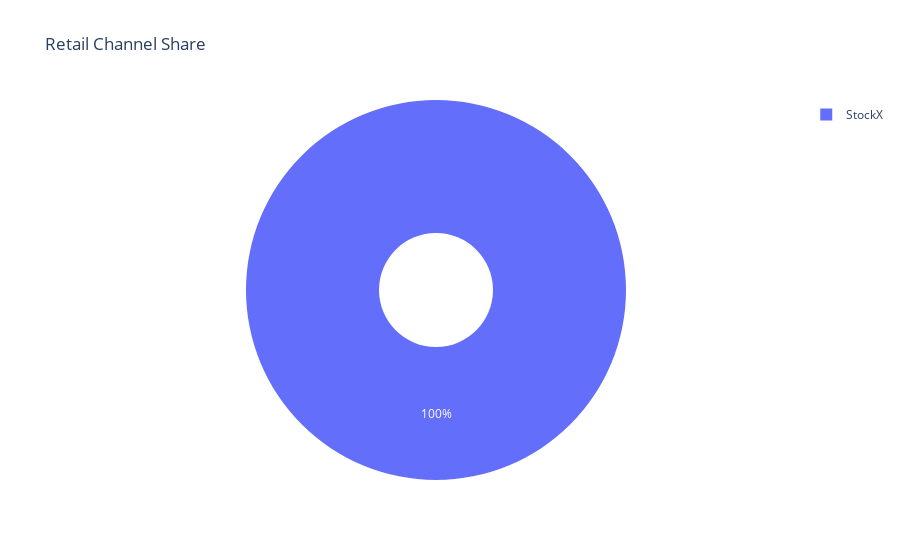

Notebook cell for this chart:
### Markdown cell above
## 3. Retail Channel Attribution

### Code cell
from reddit_sentiment.analysis.channel_attribution import ChannelAttributionAnalyzer

ch_analyzer = ChannelAttributionAnalyzer()
attribution = ch_analyzer.analyze(df)

print('Channel Share:')
for ch, share in sorted(attribution.channel_share.items(), key=lambda x: x[1], reverse=True):
    print(f'  {ch}: {share:.1f}% ({attribution.channel_counts[ch]} mentions)')

# Pie chart
if attribution.channel_counts:
    ch_df = pd.DataFrame(list(attribution.channel_counts.items()), columns=['channel', 'count'])
    fig = px.pie(ch_df.head(8), values='count', names='channel',
                 title='Retail Channel Share', hole=0.3)
    fig.show()

### Figure 1 — Plotly figure (JSON) as saved in the notebook; plotly's stock layout.template omitted (floating-point values rounded to 4 significant figures)
{"data": [{"domain": {"x": [0.0, 1.0], "y": [0.0, 1.0]}, "hole": 0.3, "hovertemplate": "channel=%{label}<br>count=%{value}<extra></extra>", "labels": ["StockX"], "legendgroup": "", "name": "", "showlegend": true, "type": "pie", "values": [100]}], "layout": {"legend": {"tracegroupgap": 0}, "title": {"text": "Retail Channel Share"}}}
